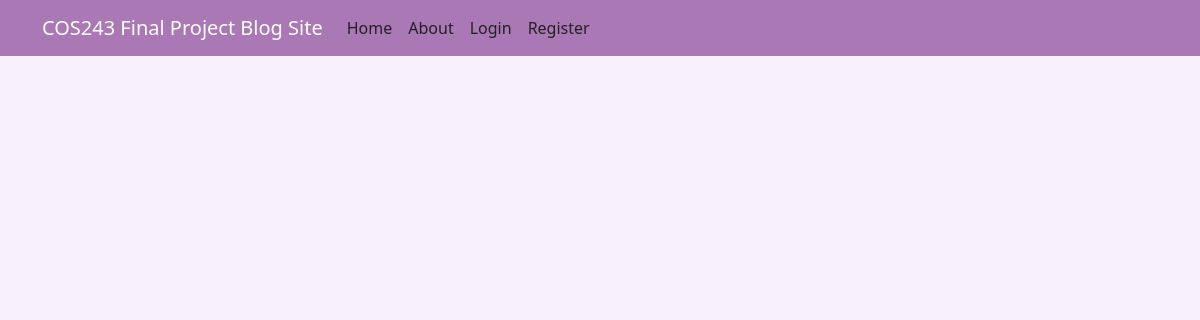
Page /home on the earlier database version.
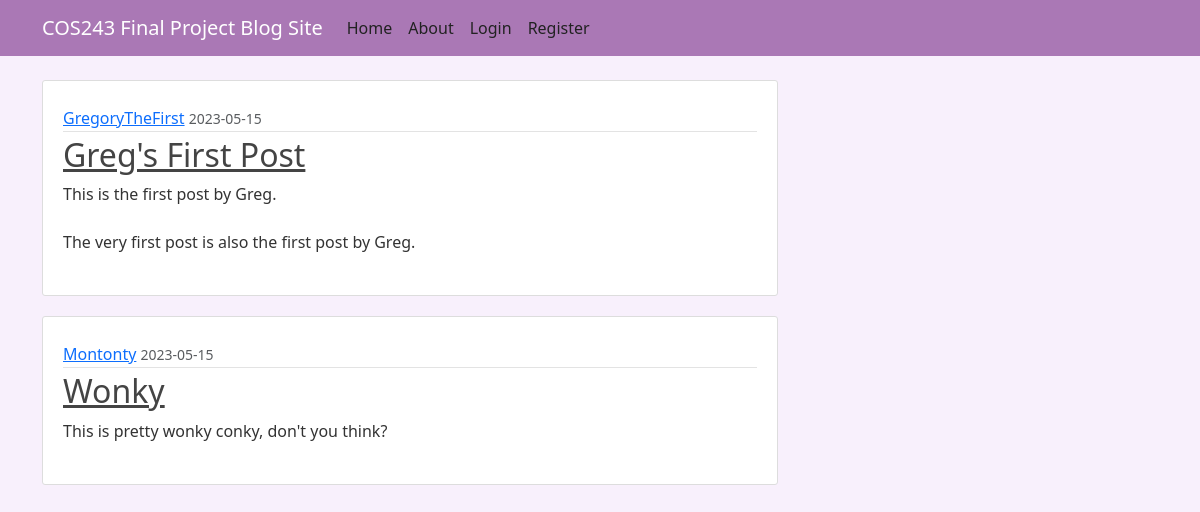
Same page on the later database version.
### blog_app/models.py (models this page shows, shortened)
class Post(db.Model):
	id = db.Column(db.Integer, primary_key=True)
	title = db.Column(db.String(100), nullable=False)
	date_posted = db.Column(db.DateTime, nullable=False, default=datetime.utcnow)
	content = db.Column(db.Text, nullable=False)
	user_id = db.Column(db.Integer, db.ForeignKey("user.id"), nullable=False)

class User(db.Model, UserMixin):
	id = db.Column(db.Integer, primary_key=True)
	username = db.Column(db.String(20), unique=True,nullable=False)
	email = db.Column(db.String(120), unique=True,nullable=False)
	image_file = db.Column(db.String(20), nullable=False, default="default.jpg")
	password =  db.Column(db.String(60), nullable=False)
	posts = db.relationship("Post", backref="author", lazy=True)

### blog_app/routes.py (the view)
@app.route("/")
@app.route("/home")
def home():
	posts = Post.query.all()
	return render_template("home.html", title="Home", posts=posts)

### blog_app/templates/home.html
{% extends "layout.html" %}
{% block content %}
	{% for post in posts %}
		<article class="media content-section">
			<div class="media-body">
				<div class="article-metadata">
					<a class="mr-2" href="#">{{ post.author.username }}</a>
					<small class="text-muted">{{ post.date_posted.strftime("%Y-%m-%d") }}</small>
				</div>
				<h2><a class="article-title" href="{{ url_for("post", post_id=post.id) }}">{{ post.title }}</a></h2>
				<p class="article-content">{{ post.content }}</p>
			</div>
		</article>
	{% endfor %}
{% endblock content %}

### blog_app/templates/layout.html (shortened to what this page needs)
 <!DOCTYPE html>
 <html>
 <head>
	<link href="https://cdn.jsdelivr.net/npm/bootstrap@5.3.0-alpha3/dist/css/bootstrap.min.css" rel="stylesheet">
	<link href="{{ url_for("static", filename="main.css") }}" rel="stylesheet" type="text/css">
 </head>
 <body>
 	<header class="site-header">
		<nav class="navbar navbar-expand-md navbar-dark bg-steel fixed-top">
			<div class="container">
				<a class="navbar-brand mr-4" href="/">COS243 Final Project Blog Site</a>
				<div class="collapse navbar-collapse" id="navbarToggle">
					<div class="navbar-nav mr-auto">
						<a class="nav-item nav-link" href="{{ url_for("home") }}">Home</a>
						<a class="nav-item nav-link" href="{{ url_for("about") }}">About</a>
					</div>
					<div class="navbar-nav">
						{% if current_user.is_authenticated %}
							<a class="nav-item nav-link" href="{{ url_for("new_post") }}">New Post</a>
							<a class="nav-item nav-link" href="{{ url_for("logout") }}">Logout</a>
						{% else%}
							<a class="nav-item nav-link" href="{{ url_for("login") }}">Login</a>
							<a class="nav-item nav-link" href="{{ url_for("register") }}">Register</a>
						{% endif %}
					</div>
				</div>
			</div>
		</nav>
	</header>
	<main role="main" class="container">
		<div class="row">
			<div class="col-md-8">
				{% block content %}{% endblock %}
			</div>
		</div>
	</main>
</body>
</html>

### blog_app/static/main.css (style rules this page uses)
body { background: #f8f0fc; color: #333333; margin-top: 5rem; }
h1, h2, h3, h4, h5, h6 { color: #444444; }
.bg-steel { background-color: #aa78b5; }
.site-header .navbar-nav .nav-link { color: #222222; }
.content-section { background: #ffffff; padding: 25px 20px; border: 1px solid #dddddd; border-radius: 3px; margin-bottom: 20px; }
.article-title { color: #444444; }
.article-content { white-space: pre-line; }
.article-metadata { padding-bottom: 1px; margin-bottom: 4px; border-bottom: 1px solid #e3e3e3 }

Differences in the rows shown:
added Post: author.username "GregoryTheFirst", date_posted "2023-05-15", title "Greg's First Post", content "This is the first post by Greg. The very first post is also the first post by Greg."
added Post: author.username "Montonty", date_posted "2023-05-15", title "Wonky", content "This is pretty wonky conky, don't you think?"
